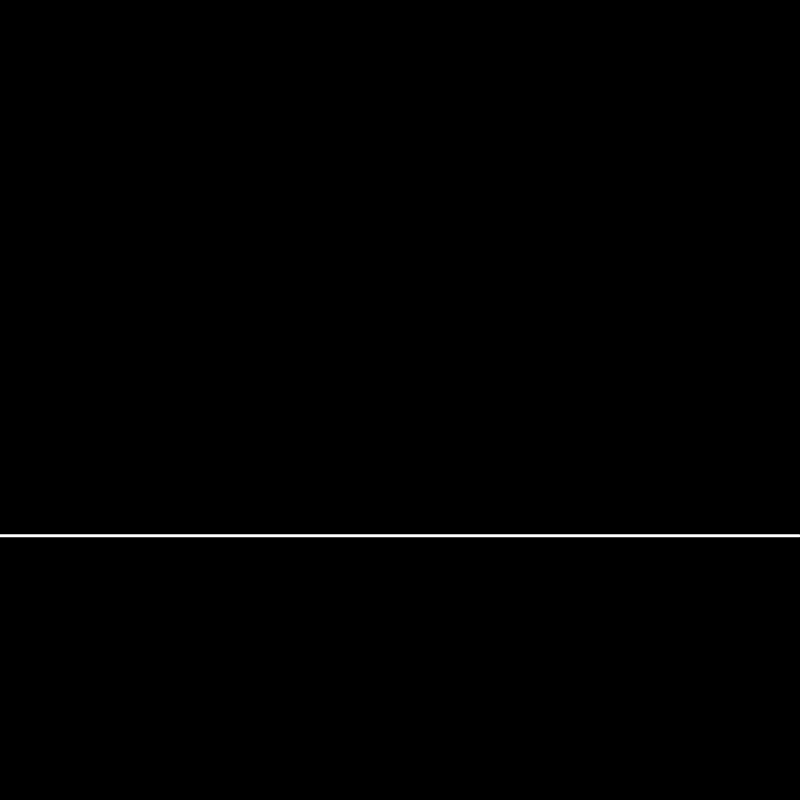
Frame 1 (no input)
Frame 60 (no input): identical to frame 1, image omitted
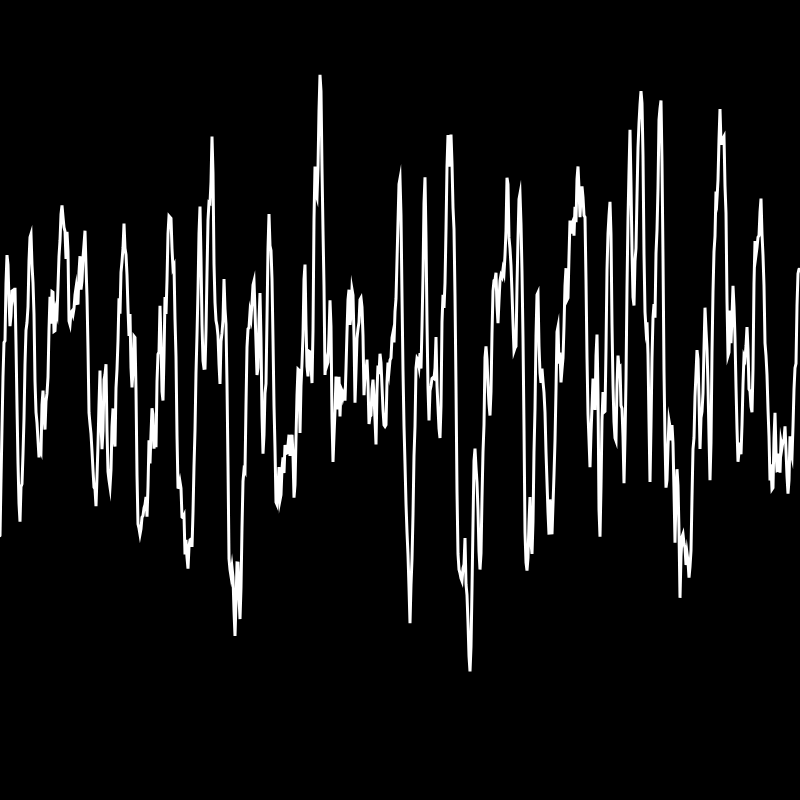
Frame 120 (the mouse pressed at the canvas centre since frame 60)

The p5.js sketch that drew these frames (run headless with seeded random() and noise() and a simulated clock; from frame 60 on, the mouse is pressed at the canvas centre):

// p5.js sketch
// ── sketch.js
var noiseFactor;

function setup() {
  createCanvas(800, 800);
  textSize(24);
}

function draw() {
  background(0);
  
  // noiseFactor will control how close the values
  // are that we are using to sample from the noise field
  
  noiseFactor = map(mouseX, 0, width, 0, 0.2);

  
  stroke(255);
  strokeWeight(3);
  noFill();
  beginShape();
  for (var x=0; x<width; x++) {
    
    // new variable nx is going to be the argument
    // we pass to sample from the noise field (noise(nx)).
    // noise(nx) gives us value between 0 and 1
    // height * noise(nx) scales that to between 0 and height
    // to get smooth variation, we sample noise at relatively
    // close values of nx

    var nx = noiseFactor * x;
    var y = height * noise(nx);
    vertex(x, y);
  } 
  endShape();
  
  
}
